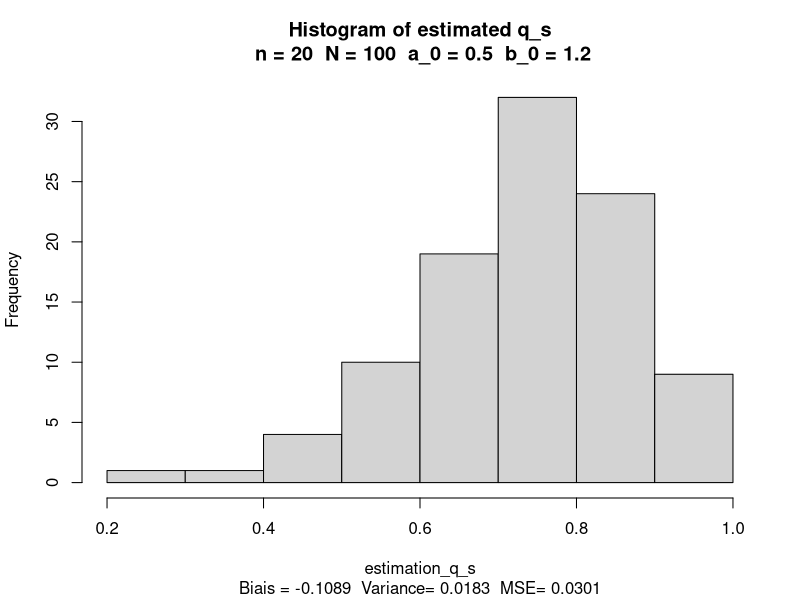
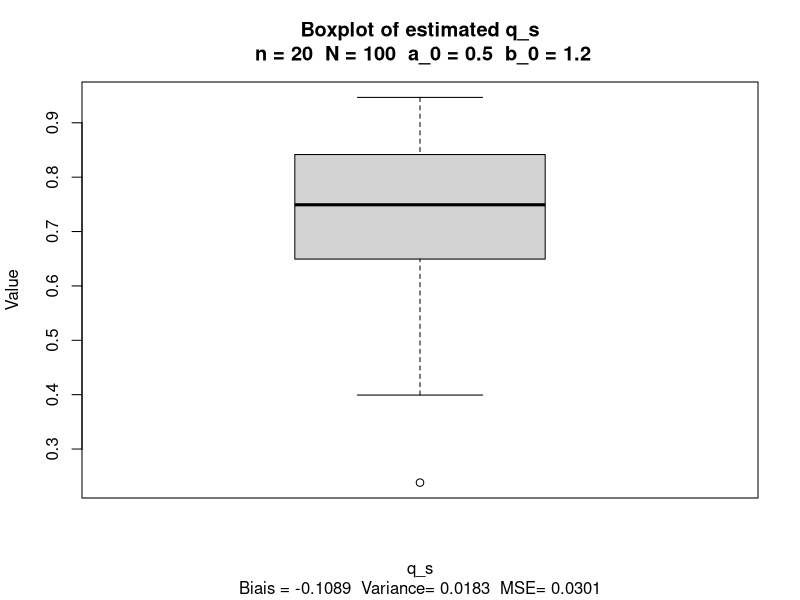
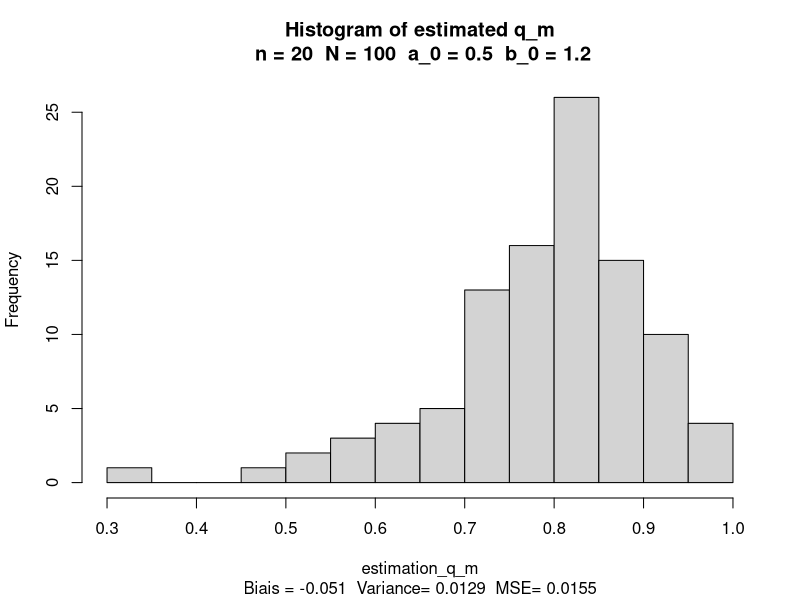
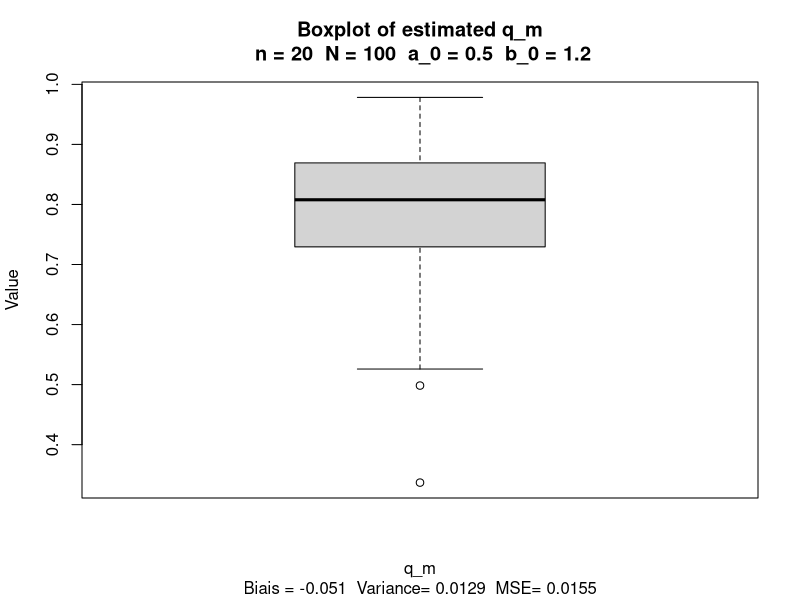
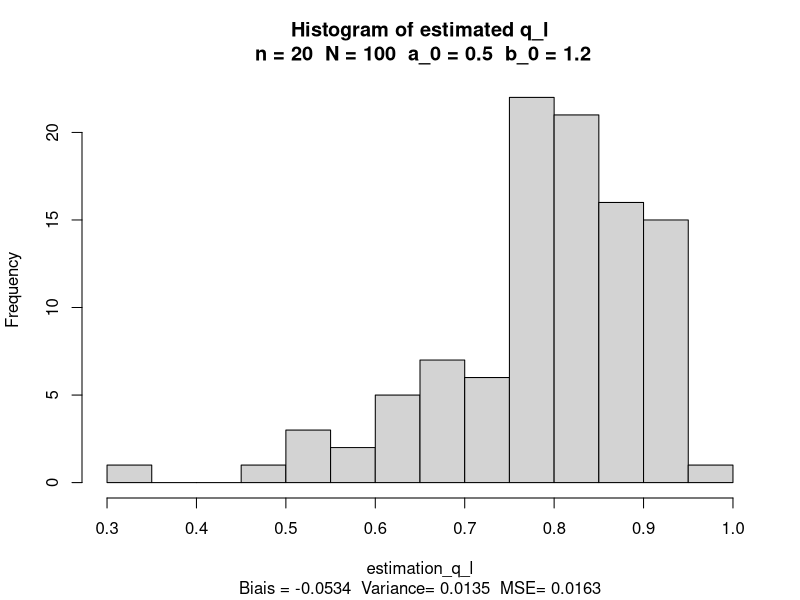
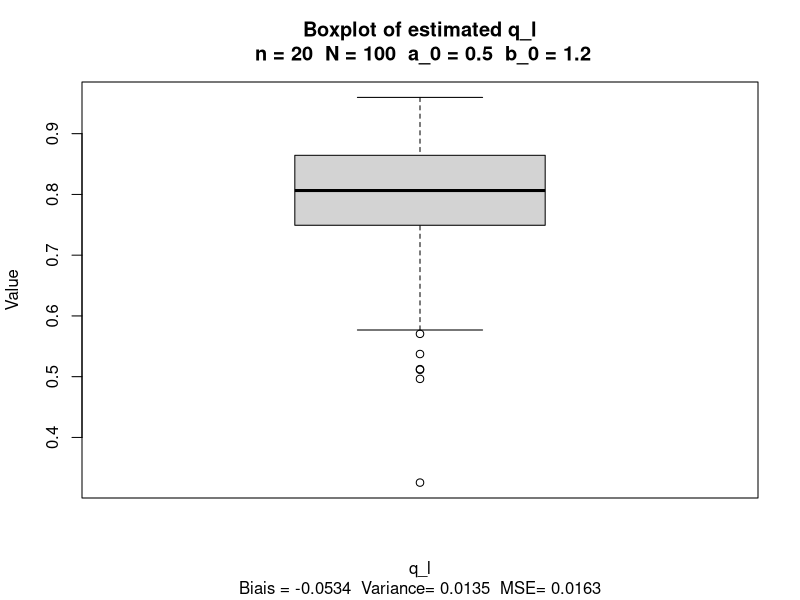
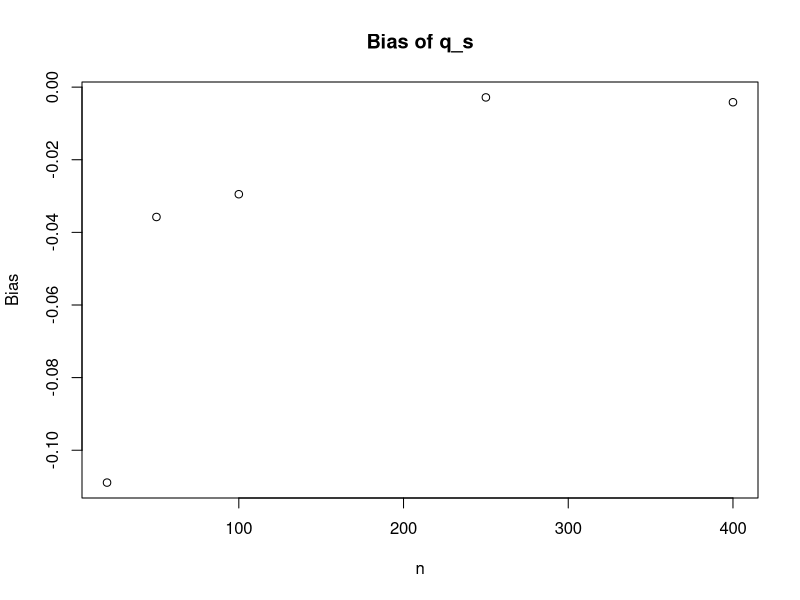
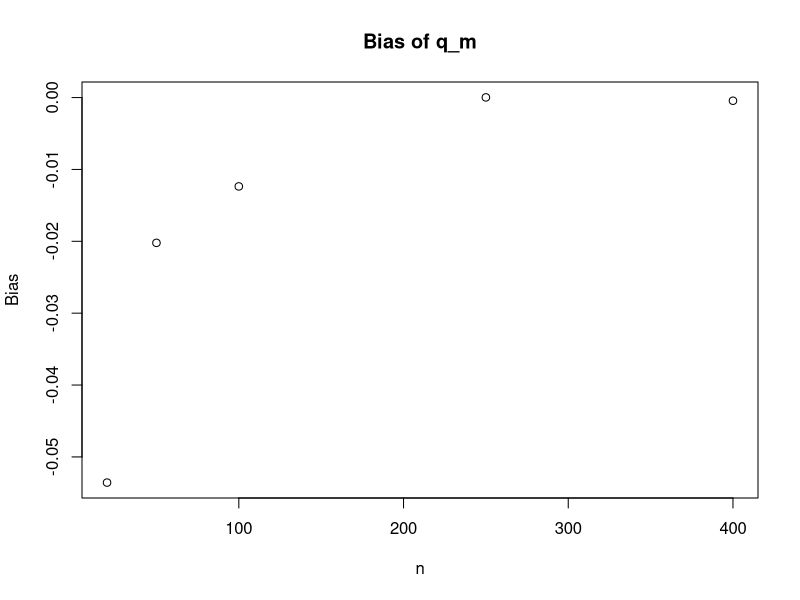

Reproduce these figures in R, in order.
################################################################################
#                                                                              #
#                              LMAT 1271                                       #
#                           Projet 2022-2023                                   #
#         Auteurs : Marie Determe, Augustin Lambotte, Amaury Laridon           #
#         Script R utiliser pour le projet instructions et ressources          #
#       disponibles à : https://github.com/AmauryLaridon/LMAT1271-Project      #
#                                                                              #
################################################################################

rm(list=ls(all=TRUE)) # Nettoyage mémoire R Studio
set.seed(2023)

######################### - Partie 1.3 Simulations - ###########################

n <- 20 # size of the sampling
nbr_replication <- 100 # number of replication of the sampling process
a_0 <- 0.5 # alpha parameter of the density function of T
b_0 <- 1.2 # beta parameter of the density function of T

#Density function of random variable T
f_a_0b_0 <- function(t) {
  if(t > 0 & t < 1) {
    return(a_0*b_0*t^(a_0-1)*(1-t^a_0)^(b_0-1))
  } else {
    return(0)
  }
}

#Quantile of order p, a and b are unknown parameters
q_p_a_b <- function(p,a,b) {
  return ((1-(1-p)^(1/b))^(1/a))
}

#Quantile of order p
q_p <- function(p) {
  return (q_p_a_b(p,a_0,b_0))
}

#First estimator of q_0.95
q_s <- function(T_i) {
  size <- length(T_i)
  T_sort <- sort(T_i)
  return ((T_sort[ceiling(0.95*size)]+T_sort[floor(0.95*size)])/2)
}

#Estimator of a_m and b_m, using the method of moments
q_m <- function(T_i) {
  #On cherche une racine à la première équation de 1.2.b pour obtenir 
  #a_M, puis on calcule b_M et q_M
  f1 <- function(a) {
    return ((sum(T_i^(2*a)))*(n+sum(T_i^(a)))*(sum(T_i^(a)))^(-2)-2)
  }
  solution <- uniroot(f1,c(1e-9,10))
  a_m <- solution$root
  b_m <- n/(sum(T_i^(a_m)))-1
  return (q_p_a_b(0.95,a_m,b_m))
}

#Estimator of a_l and b_l, using the maximum likelihood estimator
q_l <- function(T_i) {
  #On cherche une racine à la première équation de 1.2.c pour obtenir a_L
  #puis on calcule b_L et q_L
  f1 <- function(a) {
    return (1/a + (1/(sum(log(1-T_i^a)))+(1/n))*sum((T_i^(a)
                                                     *log(T_i))/(1-T_i^(a)))+(1/n)*sum(log(T_i)))
  }
  solution_l <- uniroot(f1,c(1e-9,10))
  a_l <- solution_l$root
  b_l <- -n/(sum(log(1-T_i^(a_l))))
  
  return (q_p_a_b(0.95,a_l,b_l))
}

### - 1.3 (a) - ###

#Generation of a iid sample of size 20 from the density f_a_0b_0 and 
#estimation of q_0.95 in 3 different ways
generate_sample <- function() {
  U <- runif(n)
  T_i <- sapply(U,q_p)
  q_s_sample <- q_s(T_i)
  q_m_sample <- q_m(T_i)
  q_l_sample <- q_l(T_i)
  return (c(q_s_sample,q_m_sample,q_l_sample))
}

### - 1.3 (b) - ###

generate_estimation_q_p <- function(affichage) {
  estimation_q_p <- replicate(nbr_replication,generate_sample())
  estimation_q_s <- estimation_q_p[1,]
  estimation_q_m <- estimation_q_p[2,]
  estimation_q_l <- estimation_q_p[3,]
  
  
  ### - 1.3 (c) - ###
  
  #Approximation de l'espérance par la moyenne empirique
  esperance_q_s <- mean(estimation_q_s)
  esperance_q_m <- mean(estimation_q_m)
  esperance_q_l <- mean(estimation_q_l)
  
  #Calcul du biais
  bias_s <- esperance_q_s - q_p_true
  bias_m <- esperance_q_m - q_p_true
  bias_l <- esperance_q_l - q_p_true
  
  #Calcul de la variance
  variance_s <- mean(estimation_q_s^2)-esperance_q_s^2
  variance_m <- mean(estimation_q_m^2)-esperance_q_m^2
  variance_l <- mean(estimation_q_l^2)-esperance_q_l^2
  
  #Calcul du MSE
  mse_s <- bias_s^2 + variance_s
  mse_m <- bias_m^2 + variance_m
  mse_l <- bias_l^2 + variance_l
  
  if (affichage == TRUE) {
    hist(estimation_q_s,breaks=10, main="")
    title(main = paste("Histogram of estimated q_s\n", "n =", n, " N =", 
                    nbr_replication, " a_0 =", a_0, " b_0 =", b_0), 
                    sub= paste("Biais =", round(bias_s, digits=4), 
                    " Variance=", round(variance_s, digits=4), " MSE=",
                    round(mse_s, digits=4)))
    boxplot(estimation_q_s, xlab = "q_s", ylab="Value")
    title(main = paste("Boxplot of estimated q_s\n","n =", n, " N =", 
                    nbr_replication, " a_0 =", a_0, " b_0 =", b_0),
                    sub= paste("Biais =", round(bias_s, digits=4), 
                    " Variance=", round(variance_s, digits=4), " MSE=",
                    round(mse_s, digits=4)))
    
    
    hist(estimation_q_m,breaks=10, main = "")
    title(main = paste("Histogram of estimated q_m\n","n =", n, " N =", 
                    nbr_replication, " a_0 =", a_0, " b_0 =", b_0), 
                    sub= paste("Biais =", round(bias_m, digits=4), 
                    " Variance=", round(variance_m, digits=4), " MSE=",
                    round(mse_m, digits=4)))
    boxplot(estimation_q_m, xlab = "q_m", main = "", ylab="Value")
    title(main = paste("Boxplot of estimated q_m\n","n =", n, " N =", 
                    nbr_replication, " a_0 =", a_0, " b_0 =", b_0), 
                    sub= paste("Biais =", round(bias_m, digits=4), 
                    " Variance=", round(variance_m, digits=4), " MSE=",
                    round(mse_m, digits=4)))
    
    
    hist(estimation_q_l,breaks=10, main = "")
    title(main = paste("Histogram of estimated q_l\n","n =", n, " N =", 
                    nbr_replication, " a_0 =", a_0, " b_0 =", b_0), 
                    sub= paste("Biais =", round(bias_l, digits=4), 
                     " Variance=", round(variance_l, digits=4), " MSE=",
                     round(mse_l, digits=4)))
    boxplot(estimation_q_l, xlab = "q_l" , main = "", ylab="Value")   
    title(main = paste("Boxplot of estimated q_l\n","n =", n, " N =", 
                    nbr_replication, " a_0 =", a_0, " b_0 =", b_0), 
                    sub= paste("Biais =", round(bias_l, digits=4), 
                    " Variance=", round(variance_l, digits=4), " MSE=",
                    round(mse_l, digits=4)))
    
  }
  
  return (c(c(bias_s,bias_m,bias_l),
            c(variance_s,variance_m,variance_l),c(mse_s,mse_m,mse_l)))
}

#################### - Execution - ######################

#Vraie valeur de q_0.95
q_p_true <- q_p(0.95)

#1.3.a
generate_sample()

#1.3.b et 1.3.c
generate_estimation_q_p(TRUE)

#1.3.d
n_value <- c(20,50,100,250,400)
results <- array(0, dim = c(3, 3, length(n_value)))
for (i in 1:length(n_value)) {
  n<-n_value[i]
  results[,,i]=t(generate_estimation_q_p(FALSE))
}

results
#Graphiques

print(results[3,,])

#Biais
plot(n_value,results[1,1,],xlab="n",ylab="Bias",main="Bias of q_s") #q_s
plot(n_value,results[2,1,],xlab="n",ylab="Bias",main="Bias of q_m") #q_m
plot(n_value,results[3,1,],xlab="n",ylab="Bias",main="Bias of q_l") #q_l

#Variance
plot(n_value,results[1,2,],xlab="n",ylab="Variance",main="Variance of q_s") #q_s
plot(n_value,results[2,2,],xlab="n",ylab="Variance",main="Variance of q_m") #q_m
plot(n_value,results[3,2,],xlab="n",ylab="Variance",main="Variance of q_l") #q_l

#MSE
plot(n_value,results[1,3,],xlab="n",ylab="MSE",main="MSE of q_s") #q_s
plot(n_value,results[2,3,],xlab="n",ylab="MSE",main="MSE of q_m") #q_m
plot(n_value,results[3,3,],xlab="n",ylab="MSE",main="MSE of q_l") #q_l

n_values <- c(20,100,400)
for (i in 1:3) {
  n <- n_values[i]
  factor <- sqrt(n)
  estimation_q_p <- replicate(nbr_replication,generate_sample())
  estimation_q_l <- estimation_q_p[3,]
  hist(factor*(estimation_q_l-q_p_true),main=paste("Histogram of n^(1/2)(q_l-q_0.95) for n=",n),xlabel="n^(1/2)(q_l-q_0.95)")
}
